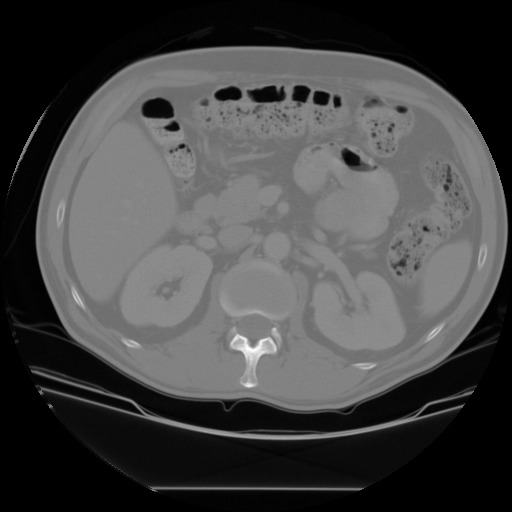
#> input picture Image_4.jpg, 512 x 512 px
$ python 5043_Q8.py
#> lines starting #> are read from the running program, lines starting #| are printed output that depends on the picture; after the words box and inside, x2 and y2 are one past the last pixel; in counts of white or black regions, pixels touching at a corner belong together
import cv2
import numpy as np
import matplotlib.pyplot as plt

img = cv2.imread('Image_4.jpg')
#> img is the input picture: shape (512, 512, 3); min 0, max 255, mean 69.8

if img is None:
    print("Error: Image not found!")
    exit()

img_gray = cv2.cvtColor(img, cv2.COLOR_BGR2GRAY)

_, thresh = cv2.threshold(img_gray, 0, 255,
                          cv2.THRESH_BINARY + cv2.THRESH_OTSU)
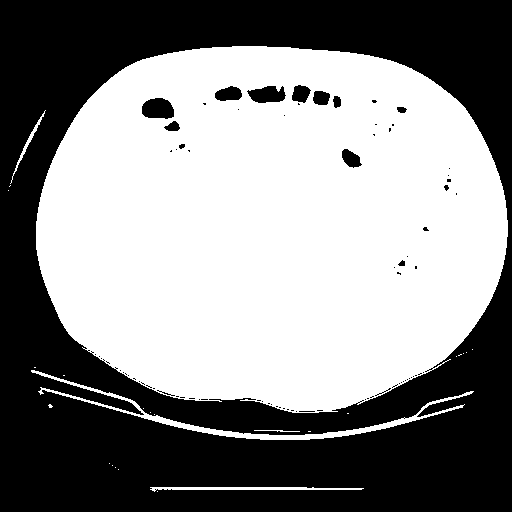
#> thresh: shape (512, 512); 53.8% white; 81 black regions (67 under 20 px), largest, box (x1, y1, x2, y2) and area: (0, 0, 512, 512) 118538, (142, 98, 174, 119) 544, (247, 86, 286, 103) 480

cv2.imwrite('Q8_threshold.png', thresh)

kernel = np.ones((5,5), np.uint8)

opening = cv2.morphologyEx(thresh, cv2.MORPH_OPEN, kernel)
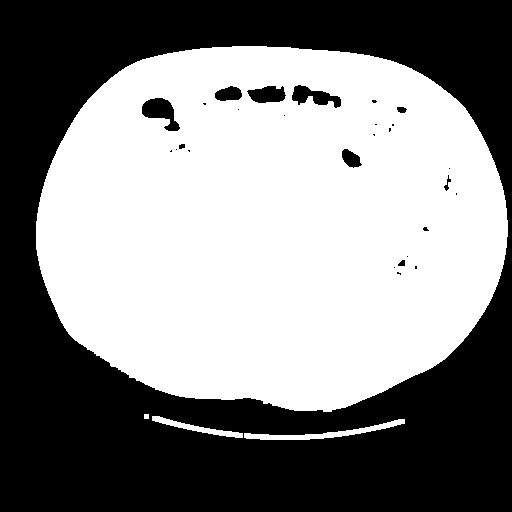
#> opening: shape (512, 512); 52.9% white; 28 black regions (18 under 20 px), largest, box (x1, y1, x2, y2) and area: (0, 0, 512, 512) 121062, (142, 98, 180, 131) 670, (292, 85, 341, 108) 572

closing = cv2.morphologyEx(opening, cv2.MORPH_CLOSE, kernel)
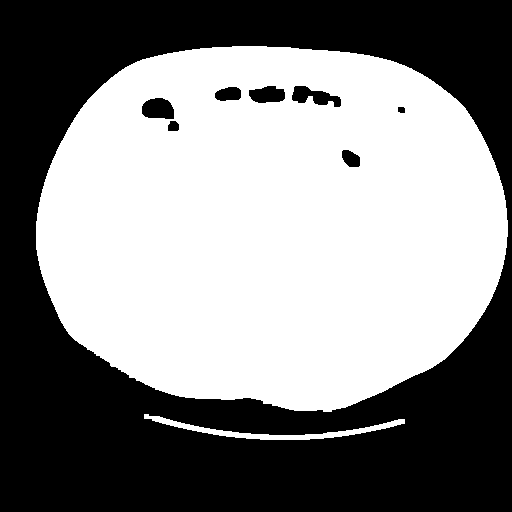
#> closing: shape (512, 512); 53% white; 8 black regions

cv2.imwrite('Q8_cleaned.png', closing)

contours, _ = cv2.findContours(closing, cv2.RETR_EXTERNAL,
                               cv2.CHAIN_APPROX_SIMPLE)
#> contours = 2 contours; box (x1, y1, x2, y2) and area: (36, 46, 508, 412) 139056, (144, 414, 405, 440) 1148

mask = np.zeros_like(img_gray)

for cnt in contours:
    area = cv2.contourArea(cnt)
    if area > 500:
        cv2.drawContours(mask, [cnt], -1, 255, -1)
#> this loop made 2 passes
#> area on passes 1 to 2: 1148, 139055.5
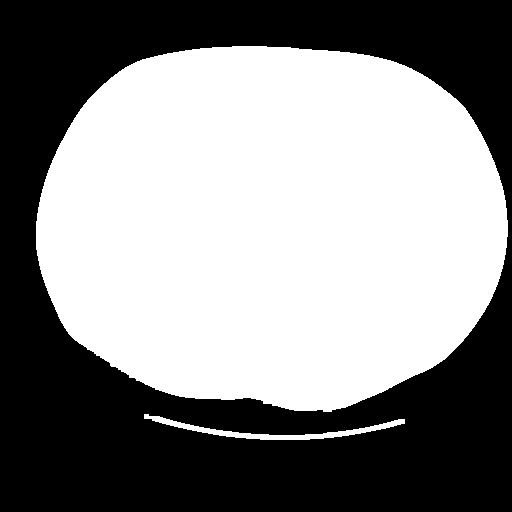
#> mask: shape (512, 512); 53.8% white; 1 black region, box (x1, y1, x2, y2) and area: (0, 0, 512, 512) 121046

cv2.imwrite('Q8_mask.png', mask)

segmented = cv2.bitwise_and(img, img, mask=mask)
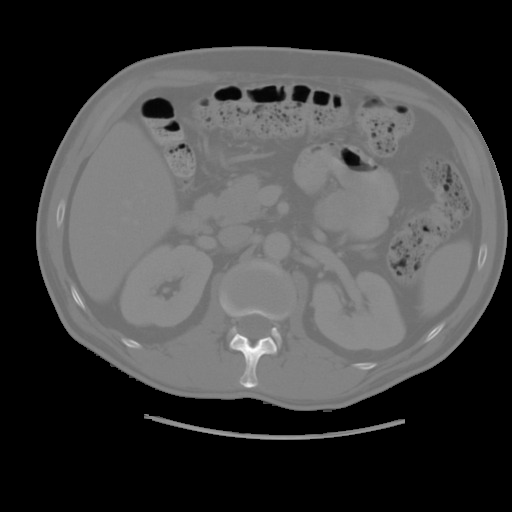
#> segmented: shape (512, 512, 3); min 0, max 255, mean 66.4

cv2.imwrite('Q8_segmented.png', segmented)

# ------------------ Display ------------------
plt.figure(figsize=(12,6))

plt.subplot(2,3,1)
plt.imshow(img_gray, cmap='gray')
plt.title("Original CT Image")
plt.axis('off')

plt.subplot(2,3,2)
plt.imshow(thresh, cmap='gray')
plt.title("Thresholded")
plt.axis('off')

plt.subplot(2,3,3)
plt.imshow(opening, cmap='gray')
plt.title("Opening")
plt.axis('off')

plt.subplot(2,3,4)
plt.imshow(closing, cmap='gray')
plt.title("Closing")
plt.axis('off')

plt.subplot(2,3,5)
plt.imshow(mask, cmap='gray')
plt.title("Organ Mask")
plt.axis('off')

plt.subplot(2,3,6)
plt.imshow(cv2.cvtColor(segmented, cv2.COLOR_BGR2RGB))
plt.title("Segmented Organs")
plt.axis('off')

plt.tight_layout()
plt.show()

$ run again, with Image_1.jpg copied over Image_4.jpg
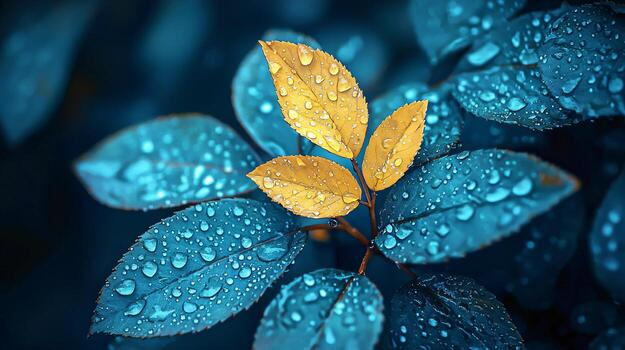
#> input picture Image_1.jpg, 625 x 350 px
#> img is the input picture: shape (350, 625, 3); mean B, G, R 97.4, 82.3, 36.1
#> `_, thresh = cv2.threshold(img_gray, 0, 255, cv2.THRESH_BINARY + cv2.TH..`:
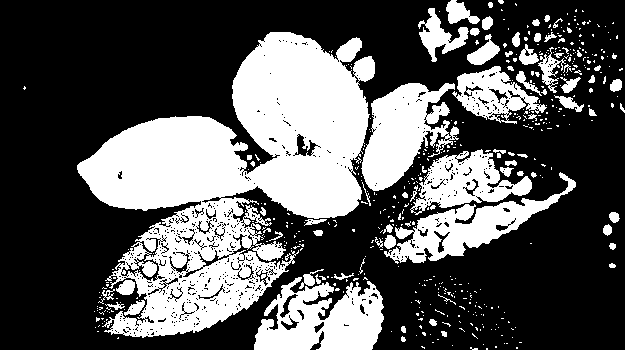
#> thresh: shape (350, 625); 34.5% white; 500 white regions (426 under 20 px), largest, box (x1, y1, x2, y2) and area: (77, 32, 375, 338) 44515, (254, 277, 384, 350) 6263, (361, 83, 459, 191) 5886
#> opening: shape (350, 625); 28.7% white; 86 white regions, largest, box (x1, y1, x2, y2) and area: (77, 32, 368, 219) 30301, (362, 83, 455, 191) 5059, (141, 254, 260, 336) 4364
#> closing: shape (350, 625); 30.4% white; 29 white regions
#> contours = 28 contours, 4 with area under 20; largest, box (x1, y1, x2, y2) and area: (77, 32, 537, 336) 48752, (385, 150, 559, 263) 8630, (254, 274, 383, 350) 6068, (420, 0, 493, 55) 1536, (467, 42, 499, 65) 403
#> the loop `for cnt in contours:` made 28 passes
#> area on passes 2, 5, 7, 8, 10, 11, 13, 14: 6067.5, 343, 78.5, 202.5, 63.5, 66.5, 55, 8630.5
#> `segmented = cv2.bitwise_and(img, img, mask=mask)`:
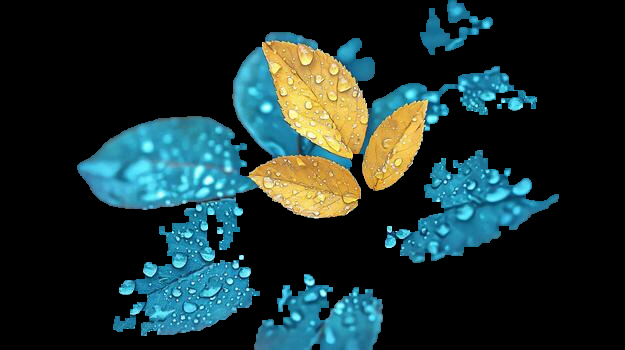
#> segmented: shape (350, 625, 3); mean B, G, R 47.1, 47.1, 27.4

$ run again, with Image_5.jpg copied over Image_4.jpg
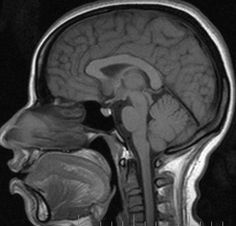
#> input picture Image_5.jpg, 236 x 226 px
#> img is the input picture: shape (226, 236, 3); min 0, max 255, mean 66.2
#> `_, thresh = cv2.threshold(img_gray, 0, 255, cv2.THRESH_BINARY + cv2.TH..`:
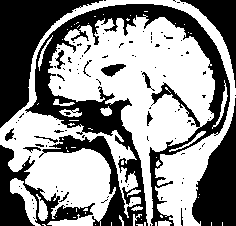
#> thresh: shape (226, 236); 55.3% white; 110 black regions (94 under 20 px), largest, box (x1, y1, x2, y2) and area: (25, 4, 230, 226) 11109, (0, 0, 103, 128) 4860, (192, 98, 236, 226) 3104
#> opening: shape (226, 236); 49.4% white; 19 white regions, largest, box (x1, y1, x2, y2) and area: (49, 17, 215, 219) 13513, (56, 0, 236, 226) 4887, (25, 149, 111, 220) 3918
#> closing: shape (226, 236); 52.1% white; 14 black regions
#> contours = 6 contours; box (x1, y1, x2, y2) and area: (49, 0, 236, 226) 20402, (0, 112, 111, 226) 7077, (29, 64, 36, 105) 191, (118, 173, 137, 188) 139, (102, 108, 111, 116) 50, (87, 133, 96, 140) 44
#> the loop `for cnt in contours:` made 6 passes
#> area on passes 1 to 6: 139, 44.5, 7077, 49.5, 191, 20401.5
#> `segmented = cv2.bitwise_and(img, img, mask=mask)`:
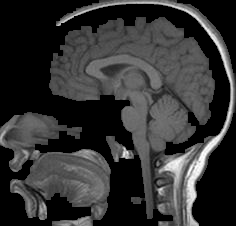
#> segmented: shape (226, 236, 3); min 0, max 255, mean 50.9
